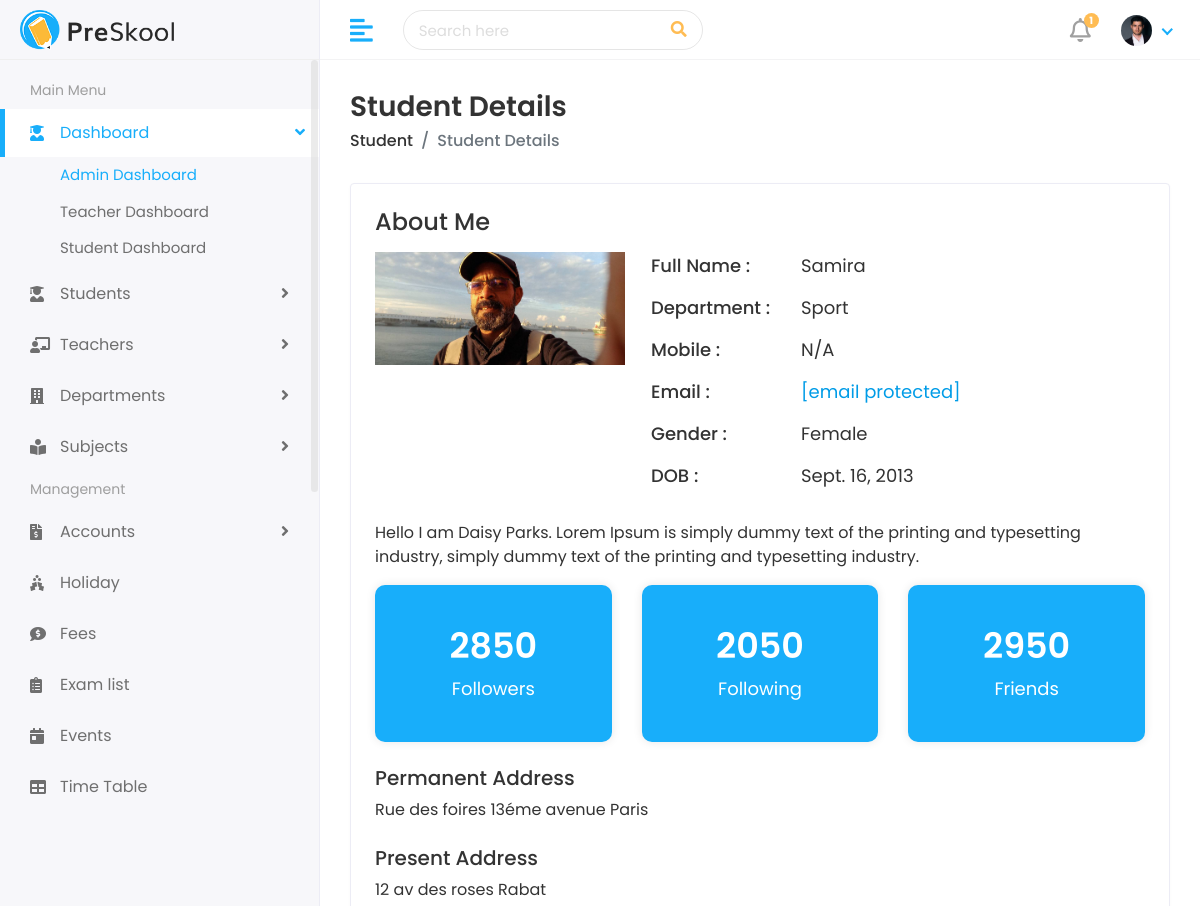
The app's page /student/students/nohaila-el-fassi-az223/ (signed in, upper part), older data.
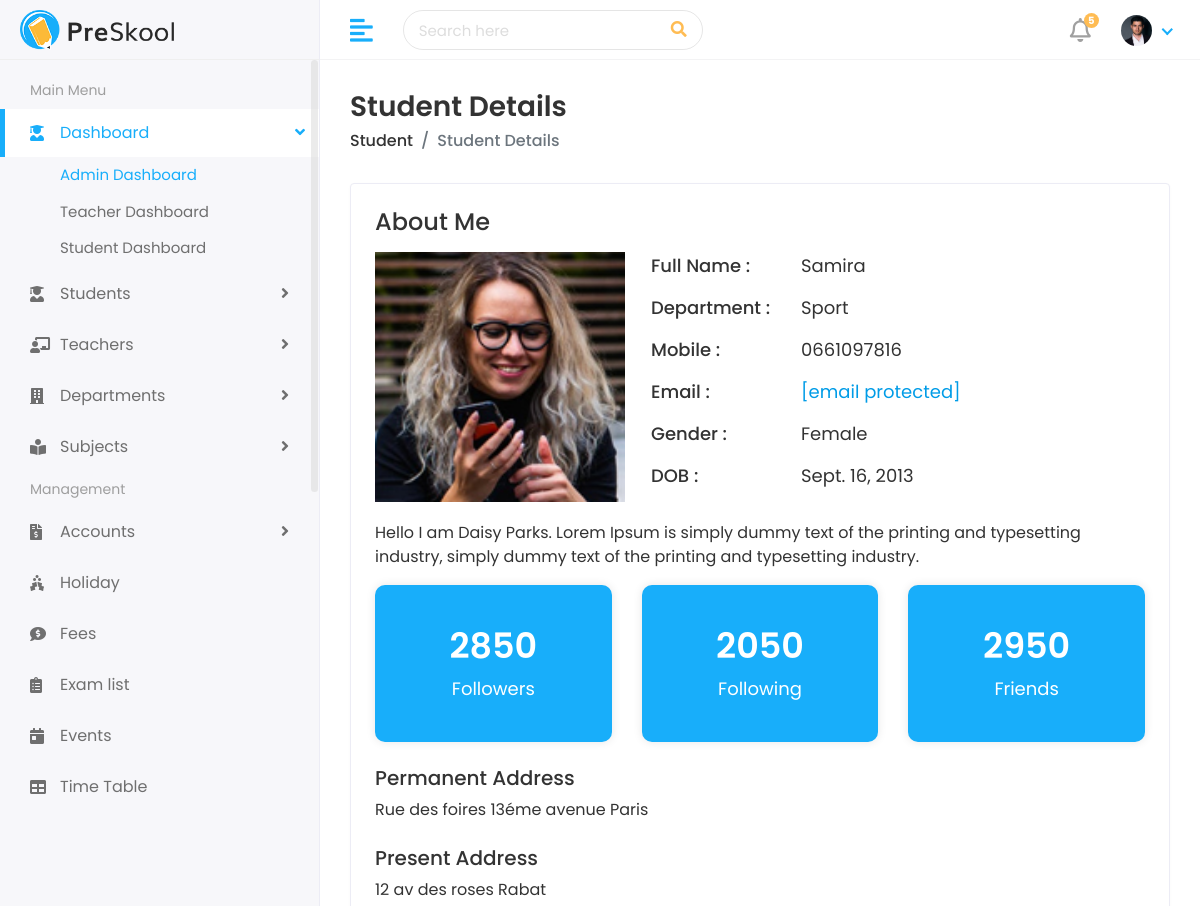
The same page, newer data.
### student/models.py (models this page shows, shortened)
class Student(models.Model):
    first_name = models.CharField(max_length=100)
    last_name = models.CharField(max_length=100)
    student_id = models.CharField(max_length=20)
    gender = models.CharField(max_length=10, choices=[(
        'Male', 'Male'), ('Female', 'Female'), ('Others', 'Others')])
    date_of_birth = models.DateField()
    student_class = models.CharField(max_length=50)
    religion = models.CharField(max_length=50)
    joining_date = models.DateField()
    mobile_number = models.CharField(max_length=15)
    admission_number = models.CharField(max_length=20)
    section = models.CharField(max_length=10)
    student_image = models.ImageField(upload_to='students/', blank=True)
    parent = models.OneToOneField(Parent, on_delete=models.CASCADE)
    slug = models.SlugField(max_length=255, unique=True, blank=True)

class Parent(models.Model):
    father_name = models.CharField(max_length=100)
    father_occupation = models.CharField(max_length=100, blank=True)
    father_mobile = models.CharField(max_length=15)
    father_email = models.EmailField(max_length=100)
    mother_name = models.CharField(max_length=100)
    mother_occupation = models.CharField(max_length=100, blank=True)
    mother_mobile = models.CharField(max_length=15)
    mother_email = models.EmailField(max_length=100)
    present_address = models.TextField()
    permanent_address = models.TextField()

### student/views.py (the view)
# urls.py: path('students/<str:slug>/', views.view_student, name='view_student'),
def view_student(request, slug):
    student = get_object_or_404(Student, slug=slug)
    context = {
        'student': student
    }
    return render(request, "students/student-details.html", context)

### school/context_processors.py (called while the page is built)
def notifications(request):
    if request.user.is_authenticated:
        unread_notification = request.user.notification_set.filter(
            is_read=False)
        unread_notification_count = unread_notification.count()
        return {'unread_notification': unread_notification,
                'unread_notification_count': unread_notification_count}
    return {}

### templates/students/student-details.html (shortened to what this page needs)
{% extends 'Home/base.html' %}
{% load static %}
{% block body %}
<div class="page-wrapper">
    <div class="content container-fluid">
        <div class="page-header">
            <div class="row">
                <div class="col-sm-12">
                    <h3 class="page-title">Student Details</h3>
                    <ul class="breadcrumb">
                        <li class="breadcrumb-item"><a href="/student">Student</a></li>
                        <li class="breadcrumb-item active">Student Details</li>
                    </ul>
                </div>
            </div>
        </div>
        <div class="card">
            <div class="card-body">
                <div class="row">
                    <div class="col-md-12">
                        <div class="about-info">
                            <h4>About Me</h4>
                            <div class="media mt-3">
                                <img src="{{student.student_image.url}}" class="mr-3" alt="...">
                                <div class="media-body">
                                    <ul>
                                        <li>
                                            <span class="title-span">Full Name : </span>
                                            <span class="info-span">{{ student.first_name}}</span>
                                        </li>
                                        <li>
                                            <span class="title-span">Department : </span>
                                            <span class="info-span">{{student.section}}</span>
                                        </li>
                                        <li>
                                            <span class="title-span">Mobile : </span>
                                            <span class="info-span">{{student.mobile_number}}</span>
                                        </li>
                                        <li>
                                            <span class="title-span">Email : </span>
                                            <span class="info-span"><a href="{{student.parent.father_email}}"
                                                    class="__cf_email__"
                                                    data-cfemail="7216131b010b32151f131b1e5c111d1f">[email&#160;protected]</a></span>
                                        </li>
                                        <li>
                                            <span class="title-span">Gender : </span>
                                            <span class="info-span">{{student.gender}}</span>
                                        </li>
                                        <li>
                                            <span class="title-span">DOB : </span>
                                            <span class="info-span">{{student.date_of_birth}}</span>
                                        </li>
                                    </ul>
                                </div>
                            </div>
                            <div class="row mt-3">
                                <div class="col-md-12">
                                    <p>Hello I am Daisy Parks. Lorem Ipsum is simply dummy text of the printing and
                                        typesetting industry, simply dummy text of the printing and typesetting
                                        industry.</p>
                                </div>
                            </div>
                            <div class="row follow-sec">
                                <div class="col-md-4 mb-3">
                                    <div class="blue-box">
                                        <h3>2850</h3>
                                        <p>Followers</p>
                                    </div>
                                </div>
                                <div class="col-md-4 mb-3">
                                    <div class="blue-box">
                                        <h3>2050</h3>
                                        <p>Following</p>
                                    </div>
                                </div>
                                <div class="col-md-4 mb-3">
                                    <div class="blue-box">
                                        <h3>2950</h3>
                                        <p>Friends</p>
                                    </div>
                                </div>
                            </div>
                            <div class="row mt-2">
                                <div class="col-md-12">
                                    <h5>Permanent Address</h5>
                                    <p>{{student.parent.permanent_address}}</p>
                                </div>
                            </div>
                            <div class="row mt-2">
                                <div class="col-md-12">
                                    <h5>Present Address</h5>
                                    <p>{{student.parent.present_address}}</p>
                                </div>
                            </div>
                        </div>
                    </div>
                </div>
            </div>
        </div>
    </div>
</div>
</div>
</body>
</html>
{% endblock %}

### templates/Home/base.html (shortened to what this page needs)
{% load static %}
<!DOCTYPE html>
<html lang="en">
<head>
   <link rel="stylesheet" href="{%static 'assets/plugins/bootstrap/css/bootstrap.min.css' %}">
   <link rel="stylesheet" href="{%static 'assets/plugins/fontawesome/css/fontawesome.min.css' %}">
   <link rel="stylesheet" href="{%static 'assets/plugins/fontawesome/css/all.min.css' %}">
   <link rel="stylesheet" href="{%static 'assets/css/style.css' %}">
</head>
<body>
   <div class="main-wrapper">
      <div class="header">
         <div class="header-left">
            <a href="index.html" class="logo">
               <img src="{% static 'assets/img/logo.png' %}" alt="Logo">
            </a>
         </div>
         <a href="javascript:void(0);" id="toggle_btn">
            <i class="fas fa-align-left"></i>
         </a>
         <div class="top-nav-search">
            <form>
               <input type="text" class="form-control" placeholder="Search here">
               <button class="btn" type="submit"><i class="fas fa-search"></i></button>
            </form>
         </div>
         <ul class="nav user-menu">
            <li class="nav-item dropdown noti-dropdown">
               <a href="#" class="dropdown-toggle nav-link" data-toggle="dropdown">
                  <i class="far fa-bell"></i>
                  {% if unread_notification_count > 0 %}
                  <span class="badge badge-pill">{{unread_notification_count}}</span>
                  {% endif %}
               </a>
            </li>
            <li class="nav-item dropdown has-arrow">
               <a href="#" class="dropdown-toggle nav-link" data-toggle="dropdown">
                  <span class="user-img"><img class="rounded-circle"
                        src="{% static 'assets/img/profiles/avatar-03.jpg' %}" width="31"
                        alt="{{user.username}}"></span>
               </a>
            </li>
         </ul>
      </div>
      <div class="sidebar" id="sidebar">
         <div class="sidebar-inner slimscroll">
            <div id="sidebar-menu" class="sidebar-menu">
               <ul>
                  <li class="menu-title">
                     <span>Main Menu</span>
                  </li>
                  <li class="submenu active">
                     <a href="#"><i class="fas fa-user-graduate"></i> <span> Dashboard</span> <span
                           class="menu-arrow"></span></a>
                     <ul>
                        <li><a href="{% url 'dashboard' %}" class="active">Admin Dashboard</a></li>
                        <li><a href="{% url 'dashboard' %}">Teacher Dashboard</a></li>
                        <li><a href="{% url 'dashboard' %}">Student Dashboard</a></li>
                     </ul>
                  </li>
                  <li class="submenu">
                     <a href="#"><i class="fas fa-user-graduate"></i> <span> Students</span> <span
                           class="menu-arrow"></span></a>
                  </li>
                  <li class="submenu">
                     <a href="#"><i class="fas fa-chalkboard-teacher"></i> <span> Teachers</span> <span
                           class="menu-arrow"></span></a>
                  </li>
                  <li class="submenu">
                     <a href="#"><i class="fas fa-building"></i> <span> Departments</span> <span
                           class="menu-arrow"></span></a>
                  </li>
                  <li class="submenu">
                     <a href="#"><i class="fas fa-book-reader"></i> <span> Subjects</span> <span
                           class="menu-arrow"></span></a>
                  </li>
                  <li class="menu-title">
                     <span>Management</span>
                  </li>
                  <li class="submenu">
                     <a href="#"><i class="fas fa-file-invoice-dollar"></i> <span> Accounts</span> <span
                           class="menu-arrow"></span></a>
                  </li>
                  <li>
                     <a href="holiday.html"><i class="fas fa-holly-berry"></i> <span>Holiday</span></a>
                  </li>
                  <li>
                     <a href="fees.html"><i class="fas fa-comment-dollar"></i> <span>Fees</span></a>
                  </li>
                  <li>
                     <a href="exam.html"><i class="fas fa-clipboard-list"></i> <span>Exam list</span></a>
                  </li>
                  <li>
                     <a href="event.html"><i class="fas fa-calendar-day"></i> <span>Events</span></a>
                  </li>
                  <li>
                     <a href="time-table.html"><i class="fas fa-table"></i> <span>Time Table</span></a>
                  </li>
               </ul>
            </div>
         </div>
      </div>
      {% block body %}
      {% endblock %}
</body>
</html>

Row changes from the older to the newer data that the page shows:
changed Student "Samira": student_image: a different picture; mobile_number "N/A" → "0661097816"
Text that changed along with them:
{{ unread_notification_count }}: "1" → "5"
